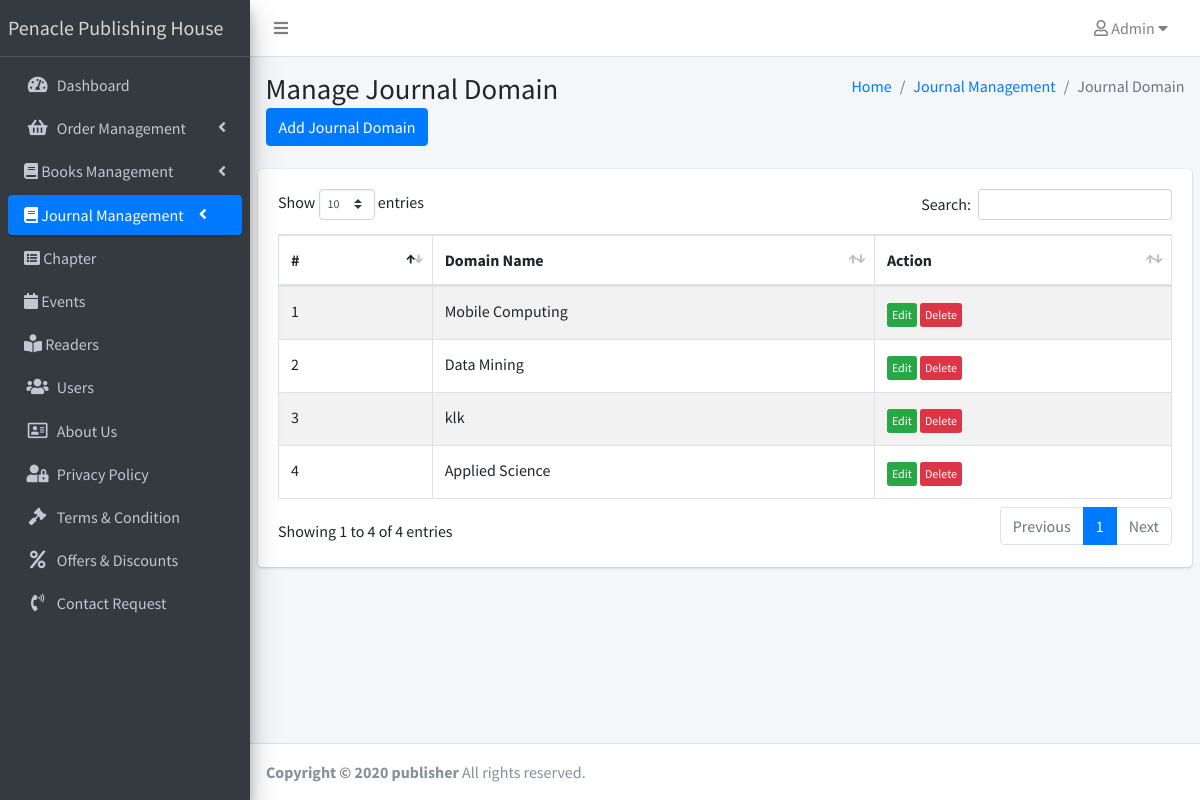
Page /admin/j-domain.php (signed in) on the committed database.
### tables this page shows
CREATE TABLE `domain` (
  `id` int(11) NOT NULL,
  `name` varchar(150) NOT NULL,
  `is_deleted` int(1) NOT NULL
);

### admin/query.php (called while the page is built, shortened)
<?php
class QueryFire {
	public function getAllData($table_name,$where,$cust=null) {
		if($cust!=null)
			$sql= $cust;
		else
			$sql = "SELECT * FROM ".$table_name." WHERE ".$where;
		$p = mysqli_query($GLOBALS['connection'],$sql);
		while($data = mysqli_fetch_array($p,MYSQLI_ASSOC))
		{
			$q[] = $data;
		}
		if(!empty($q))
			return $q;
		else
			return array();
	}
}
$QueryFire = new QueryFire();

### admin/j-domain.php (the view, shortened to what this page needs)
<?php
require_once('templates/header.php');
require_once('templates/sidebar.php');
$categories = $QueryFire->getAllData('domain',' is_deleted=0 order by id asc');
?>
  <section class="content-header">
    <div class="container-fluid">
      <div class="row mb-2">
        <div class="col-sm-6">
          <h1>Manage Journal Domain <button class="btn btn-primary dev-add">Add Journal Domain </button></h1>
        </div>
        <div class="col-sm-6">
          <ol class="breadcrumb float-sm-right">
            <li class="breadcrumb-item"><a href="dashboard">Home</a></li>
            <li class="breadcrumb-item"><a href="products">Journal Management</a></li>
            <li class="breadcrumb-item active">Journal Domain</li>
          </ol>
        </div>
      </div>
    </div>
  </section>
  <section class="content">
    <div class="row">
      <div class="col-12">
        <div class="card">
          <div class="card-body">
            <table class="data-table table table-bordered table-striped table-bordered table-hover">
              <thead>
                <tr>
                  <th>#</th>
                  <th>Domain Name</th>
                  <th>Action</th>
                </tr>
              </thead>
              <tbody>
                <?php if(!empty($categories)) { $cnt=1;
                  foreach($categories as $row) { ?>
                  <tr>
                    <td><?php echo $cnt++;?></td>
                    <td class="cat"><?php echo $row['name'];?></td>
                    <td>
                      <button class="btn btn-success btn-xs dev-edit mt-1" data-id="<?php echo $row['id'];?>">Edit</button>
                      <button class="btn btn-danger btn-xs dev-delete mt-1" data-id="<?php echo $row['id'];?>">Delete</button>
                    </td>
                  </tr>
                <?php } } ?>
              </tbody>
            </table>
          </div>
        </div>
      </div>
    </div>
  </section>
<?php
require_once('templates/footer.php');?>

### rows in the picture
domain: name "Mobile Computing"
domain: name "Data Mining"
domain: name "klk"
domain: name "Applied Science"
